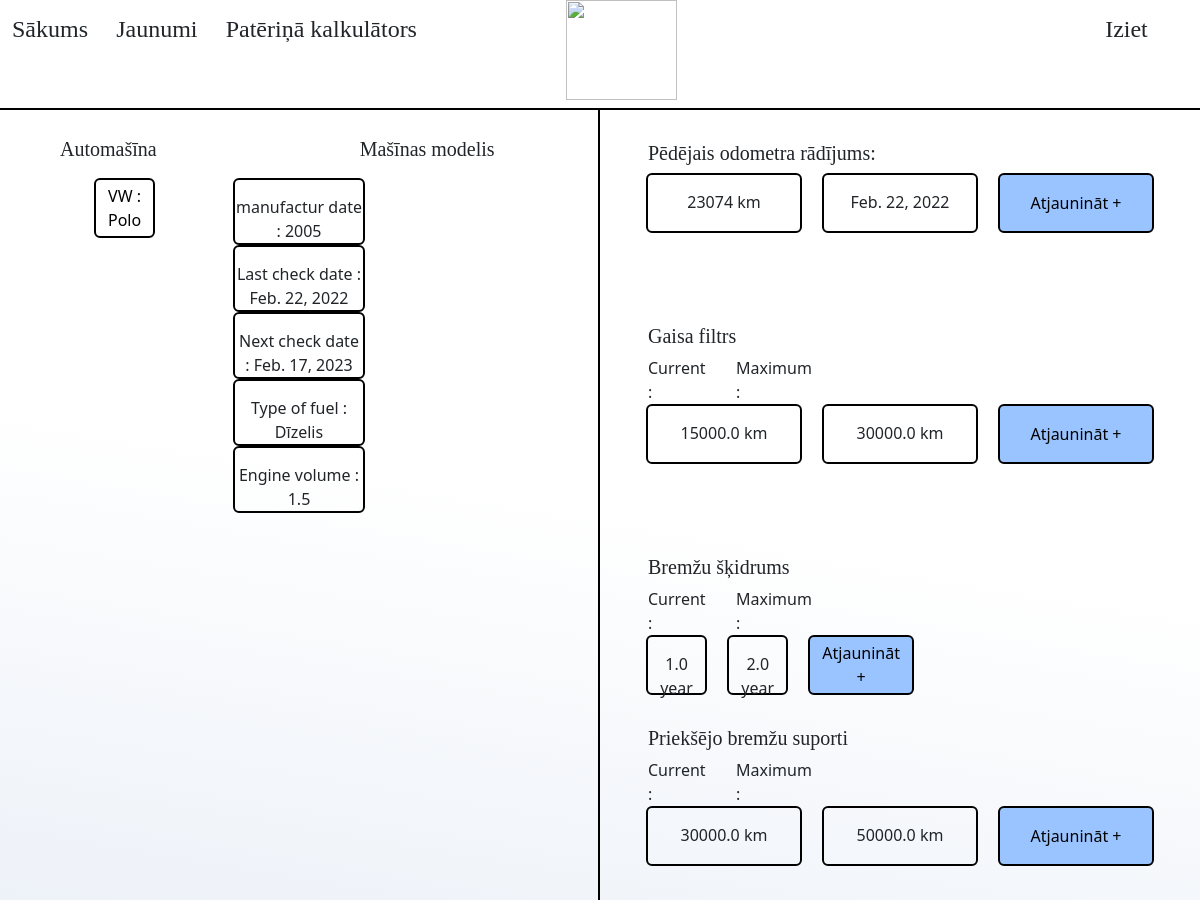
The page /main/index.html (signed in, upper part) on the database as committed earlier.
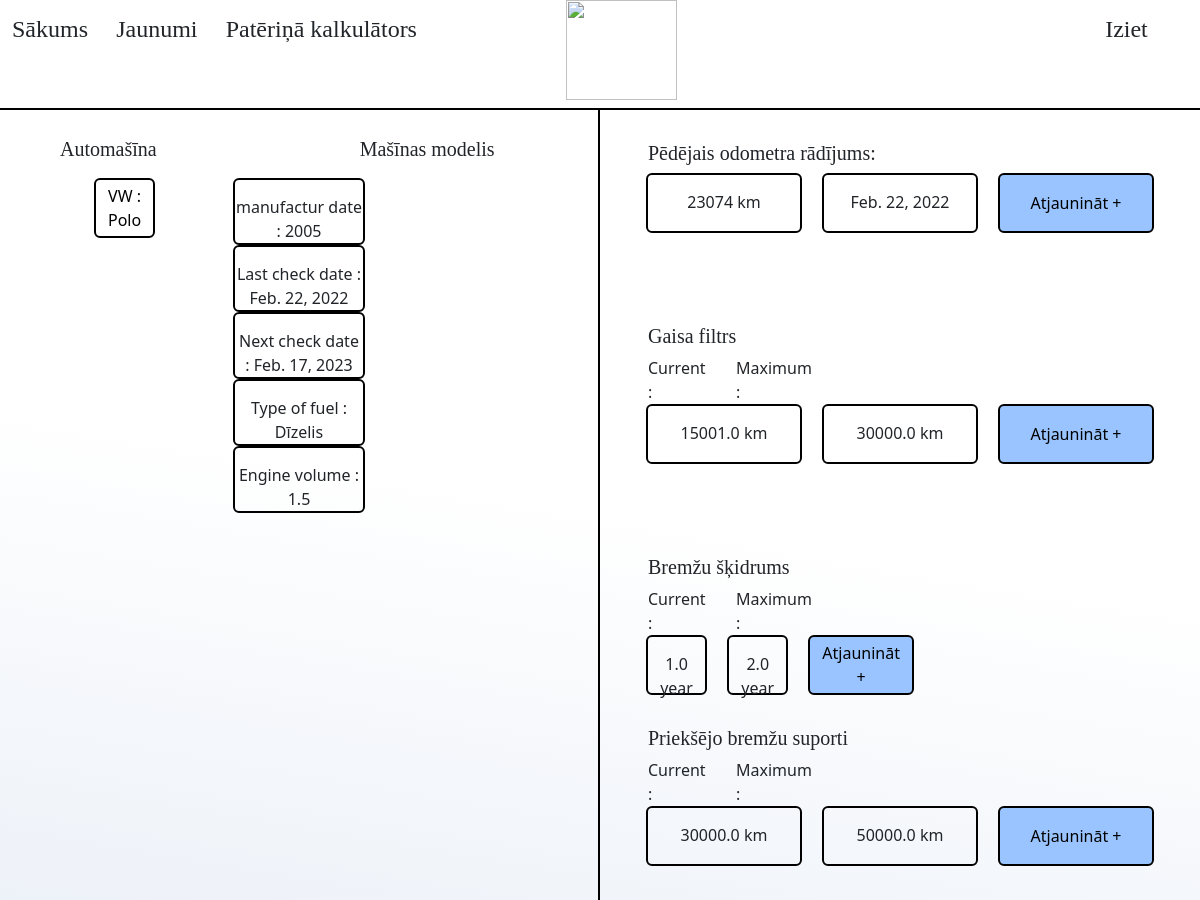
The same page on the database as committed later.
### main/models.py (models this page shows, shortened)
class Part(models.Model):
    carId = models.ForeignKey(Car, on_delete=models.CASCADE)
    serial = models.CharField(max_length=100,null=True)
    typeId = models.ForeignKey(PartsType, on_delete=models.CASCADE)
    manufacterDate = models.DateField(null=True)
    currentCondition = models.FloatField()
    additionalInfo = models.JSONField(null=True)

class PartsType(models.Model):
    ConditionMeasurment = [
        ('KM', 'Kilometres'),
        ('MI', 'Miles'),
        ('Y', 'Year'),
        ('L', 'Volume')
    ]
    typeName = models.CharField(max_length=50)
    conditionMeasurment = models.CharField(max_length=5, choices=ConditionMeasurment, default='KM')
    stockCondition = models.FloatField()

### main/views.py (the view)
# urls.py: path('main/', include('main.urls'))
def main(request):
    error = ''
    if 'user' in request.session:
        car_details = get_cars_details(request)
        context = {'error' : error} | car_details
        context = context | {'update_form': UpdatePartForm()}
    else:
        error = "You are not logged in"
        return render (request, "index.html", {'error' : error })
    return render (request, "index.html", context)

### main/models.py (called while the page is built)
    def main_info(self):
        return {'kilometrage' : self.kilometrage,
                'manufactur date': self.year,
                'Last check date' : self.checkDate,
                'Next check date' :self.nextCheckDate,
                'Type of fuel' :self.fuel,
                'Engine volume' : self.engineVol}

    def get_car_parts(self):
        return Part.objects.filter(carId = self.pk)

### main/views.py (called while the page is built)
def get_cars_details(request):
    if 'user' in request.session:
        logged_user = User.objects.get(pk = request.session['user'])
        cars = Car.objects.filter(userId = logged_user)
        parts = Part.objects.filter(carId__in = cars)
        part_types = PartsType.objects.all()
        return {'cars' : cars, 'parts' : parts, 'part_types': part_types}

### main/templates/index.html (shortened to what the changed rows need)
<!doctype html>
<html lang="en">
  <head>
    <link href="https://cdn.jsdelivr.net/npm/bootstrap@5.1.3/dist/css/bootstrap.min.css" rel="stylesheet">
  </head>
  <body style="background: linear-gradient(189.63deg, #FFFFFF 45.05%, #E4EBF5 100%); ">
    <div style="position: fixed; width: 100vw; background: #FFFFFF; height: 110px; border-bottom: 2px solid #000000;  z-index: 5;">
      <h1 class="text-start" style="display:inline-block; padding-left: 1vw; font: 2vw cormorant; padding-top: 2vh;">Sākums</h1>
      <h1 class="text-center" style="display:inline-block; padding-left: 2vw; font: 2vw cormorant;">Jaunumi</h1>
      <h1 class="text-end" style="display:inline-block; padding-left: 2vw; font: 2vw cormorant;" >Patēriņā kalkulātors</h1>
      <h1 class="text-end" style="display:inline-block; padding-left: 57vw; font: 2vw cormorant;" >Iziet</h1>
    </div>
    <div style="width: 50%; height: 130vh; margin-left: 50%; ">
      {% for car in cars %}
      <div style="padding-top: 4vh; padding-bottom: 1vh; padding-left: 4vw; font: 20px cormorant;">Pēdējais odometra rādījums: </div>
      <div class="row" style="padding-left: 4vw; padding-right: 4vw;">
        <div class="col" style="border: 2px solid #000000; margin-left: 10px; margin-right: 10px; border-radius: 6px; height: 60px; text-align: center; padding-top: 15px;">
          {{ car.kilometrage}} km
        </div>
        <div class="col" style="border: 2px solid #000000; margin-left: 10px; margin-right: 10px; border-radius: 6px; height: 60px; text-align: center; padding-top: 15px;">
          {{ car.checkDate}}
        </div>
        <button onclick = "showUpdateForm({{ car.kilometrage}}, null, {{ car.pk }} , true)" class="col" style="border: 2px solid #000000; margin-left: 10px; margin-right: 10px; border-radius: 6px; height: 60px; text-align: center;  background-color: #99C4FF;">
          Atjaunināt +
        </button>
        <div class="col-5" style=" margin-left: 10px; margin-right: 10px; border-radius: 6px; height: 60px; text-align: center; padding-top: 5px;">
        </div>
      </div>
        {% for part in car.get_car_parts %}
          <div style="padding-top: 4vh; padding-bottom: 1vh; padding-left: 4vw; font: 20px cormorant;"> {{part.typeId.typeName}}</div>
          <div class="row" style="padding-left: 4vw; padding-right: 4vw;">
            <div class="col-2">Current :</div>
            <div class="col-2">Maximum :</div>
          </div>
          <div class="row" style="padding-left: 4vw; padding-right: 4vw;">
            <div class="col" style="border: 2px solid #000000; margin-left: 10px; margin-right: 10px; border-radius: 6px; height: 60px; text-align: center; padding-top: 15px;">
              {{part.currentCondition}} {{part.typeId.conditionMeasurment}}
            </div>
            <div class="col" style="border: 2px solid #000000; margin-left: 10px; margin-right: 10px; border-radius: 6px; height: 60px; text-align: center; padding-top: 15px;">
              {{part.typeId.stockCondition}} {{part.typeId.conditionMeasurment}}
            </div>
            <button onclick = "showUpdateForm({{part.currentCondition}}, {{ part.pk }}, {{ car.pk }}, false)" class="col" style="border: 2px solid #000000; margin-left: 10px; margin-right: 10px; border-radius: 6px; height: 60px; text-align: center;  background-color: #99C4FF;">
              Atjaunināt +
            </button>
            <div class="col-5" style=" margin-left: 10px; margin-right: 10px; border-radius: 6px; height: 60px; text-align: center; padding-top: 5px;">
            </div>
          </div>
        {% endfor %}
      {% endfor %}
      </div>
  </body>
</html>

Rows that differ between the two databases and show on the page:
changed Part "Gaisa filtrs": currentCondition "15000.0" → "15001.0"
